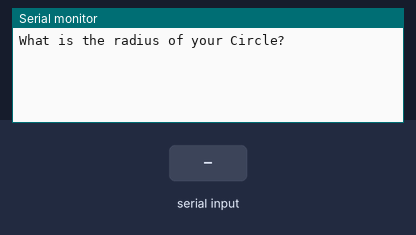
A sketch run on a simulated Arduino Uno, built with avr-gcc and run on an emulated ATmega328P. On the bench: the last lines printed to the serial monitor. Inputs (shaded band) come from the test bench.

Above: at 1.2 s.
1.3 s: "90,45\n" received over Serial
At 1.8 s:
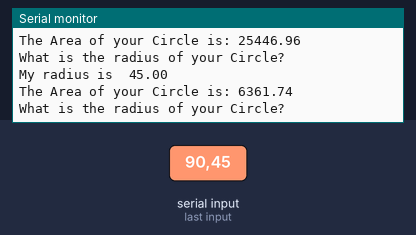
2.8 s: "30,150\n" received over Serial
At 4.7 s:
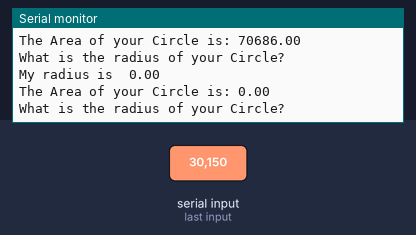
Timing chart, 0 to 6.2 s (numbered marks = the images above; inputs shaded):
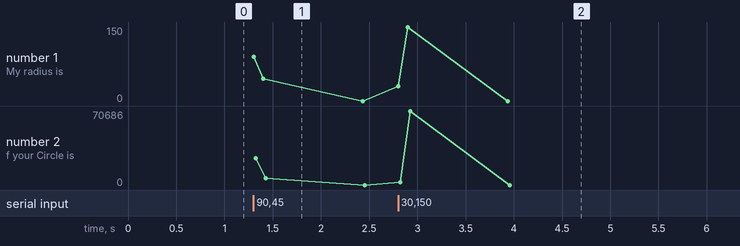

Measured:
- after the input at 1.3 s, the serial monitor: prints a new line at once (image 1)
- after the input at 2.8 s, the serial monitor: prints a new line at once (image 2)

The sketch:

13._Number_Data__in_Serial_Monitor_Area.ino
```cpp
float myRad;
String msg1="What is the radius of your Circle?";
String msg2="My radius is  ";
String msg3="The Area of your Circle is: ";
int t=500;
float area;
float pi=3.1416;

void setup() {
  // put your setup code here, to run once:
Serial.begin(9600);
}

void loop() {
  // put your main code here, to run repeatedly:
Serial.println(msg1);
while(Serial.available()==0)
{

}
myRad=Serial.parseFloat();
area=pi*pow(myRad,2);
Serial.print(msg2);
Serial.println(myRad);
Serial.print(msg3);
Serial.println(area);
Serial.println();
}
```
